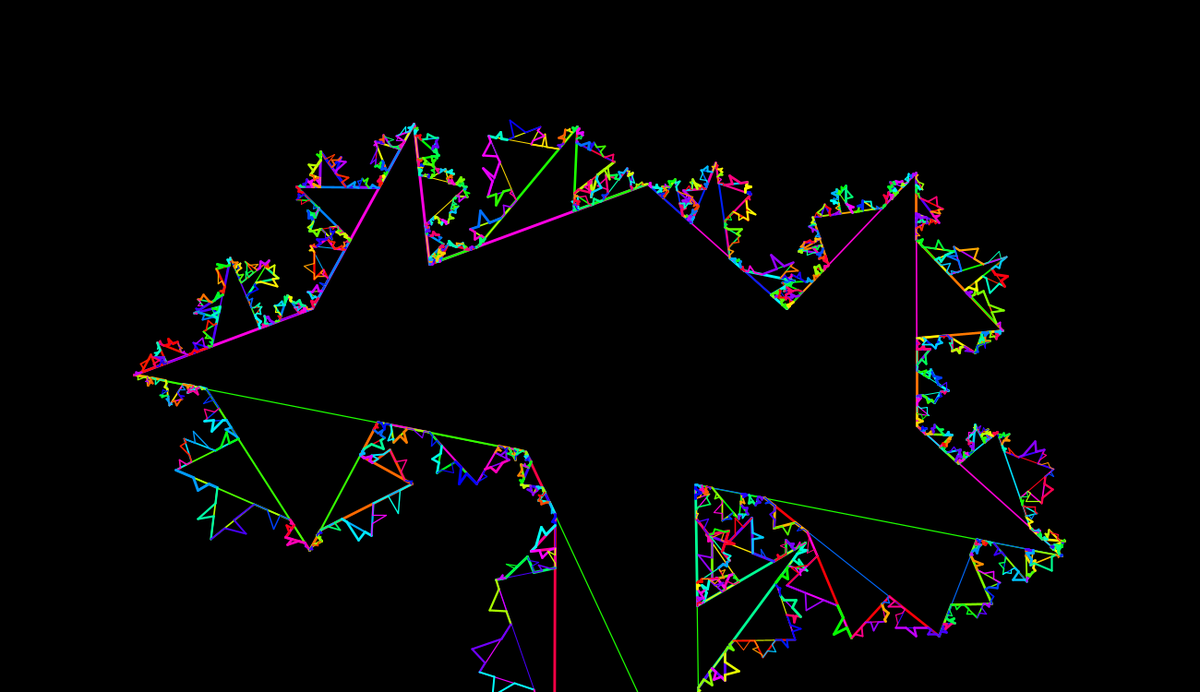
Frame 1 (no input)
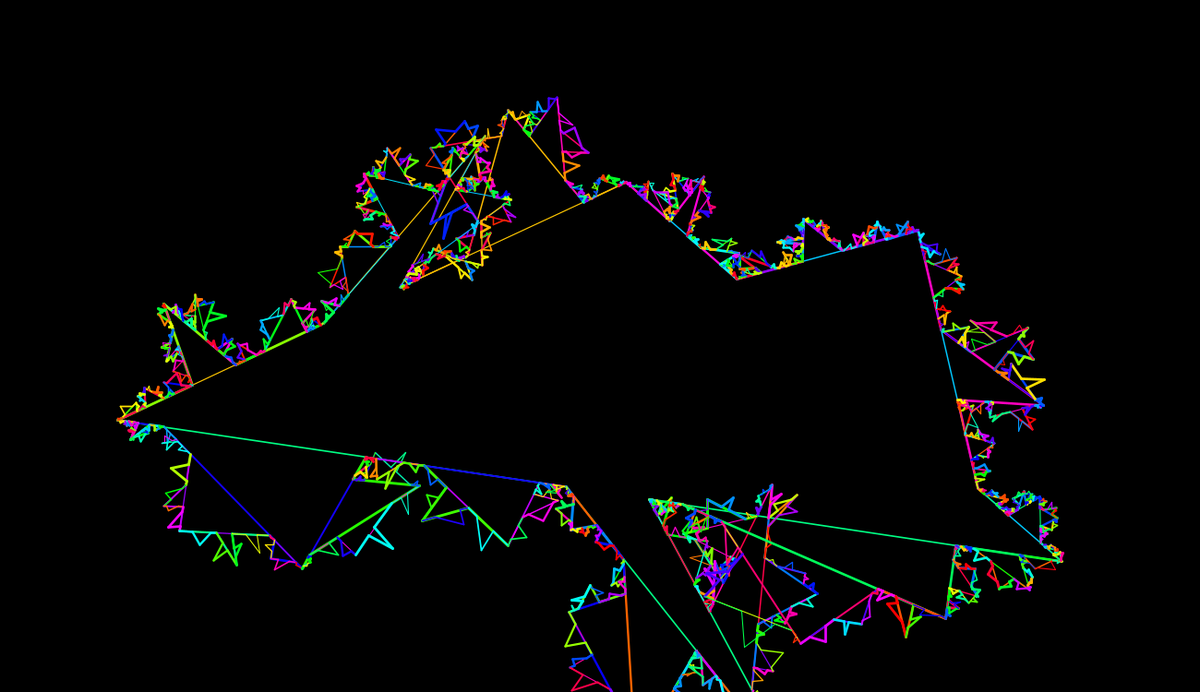
Frame 60 (the mouse pressed at the canvas centre just before this capture)
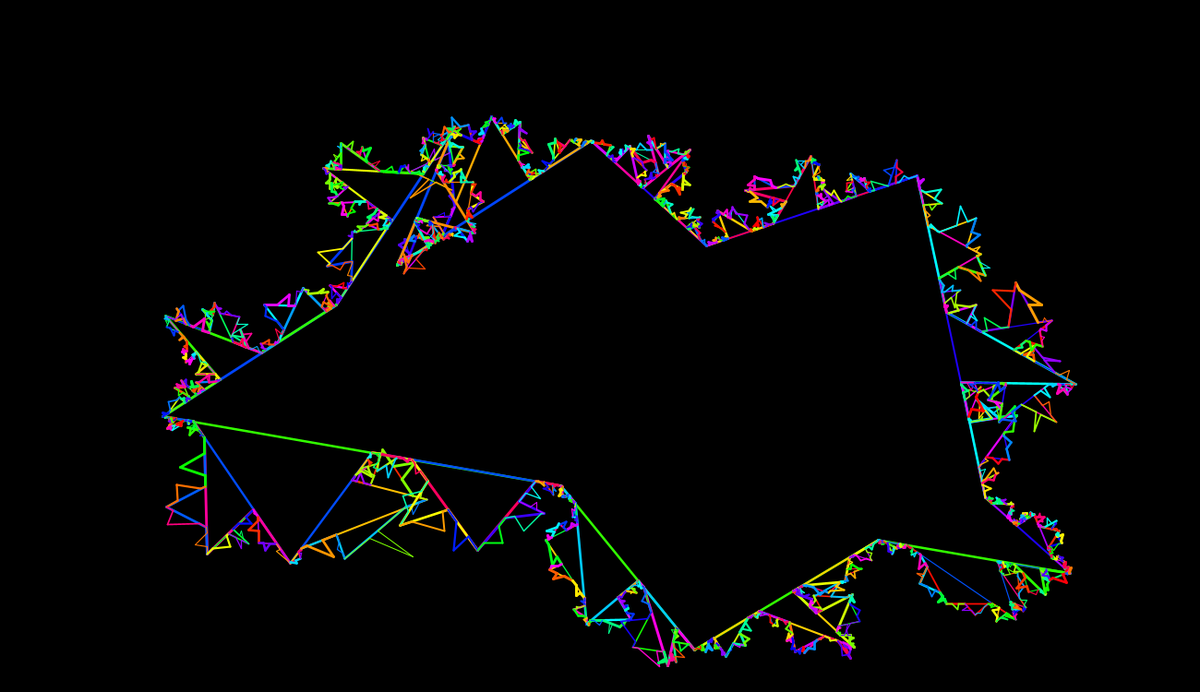
Frame 120 (the mouse held since frame 60 and released just before this capture)

The Processing sketch that drew these frames (run headless with seeded random() and noise(); from frame 60 on, the mouse is pressed at the canvas centre):

// Processing sketch: snowflake_fractal_irregular
// ── snowflake_fractal_irregular.pde
float[] triangleCenter = {
  width/2.0, height/2.0
};
float triangleSize = 450.0;
/*triangleCenter and triangleSize aren't used unless
generateEquilateralTriangleVertices is called*/


float[] v = { 
  150, 400, 1150, 600, 700, 200
};
float[] dv = new float[v.length];
/*the array v contains vertices of the shape being drawn
if i'm not using the generate vertices function to make
my shape. dv is to change each vertex dynamically*/


ArrayList jointInfo = new ArrayList();
int counter = -1;
/*global variables for storing information about each joint/segment in the triangle fractal,
 and also a counter which is incremented within the recursive pushOutTriangle function.
 this counter keeps track of which index in the arrayList corresponds to the current
 joint/segment. if initialize is true, the function fills up the arrayList, and if initialize
 is false, the function gets the variables from the arrayList and increments them by some small
 random amount within a range of acceptable values for each variable. this functionality is
 handled by a helper function which accepts input for how much to increment by and also min and
 max values for each variable
 */


void setup() {
  size(1300, 750);
  background(0);

  //  drawTriangleFractal(generateEquilateralTriangleVertices(triangleSize, triangleCenter), 4);
  drawTriangleFractal(v, 5, true);
}


void draw() {
  counter = -1; 

  noStroke();
  fill(0, 255);
  rect(0, 0, width, height);

  float vectorWalk = 7;
  float maxWalk = 250;
  float[] temporaryVertices = new float[v.length];

  for (int i=0; i < v.length; i++) {
    dv[i] += random(-vectorWalk, vectorWalk);
    dv[i] = constrain(dv[i], -maxWalk, maxWalk);
    temporaryVertices[i] = v[i] + dv[i];
  }

  drawTriangleFractal(temporaryVertices, 5, false);
}




void pushOutTriangle(float x0, float y0, float x1, float y1, int iterations, boolean initialize) {
  strokeWeight(random(1,3));
  smooth();
  colorMode(HSB, 360, 100, 100);
  counter++;
  /* this works as long as the segments of triangle are drawn
   counterclockwise, the is to the right of the line as you walk
   along it from its starting point to its endpoint */


  if (initialize) {
    float[] info = {
      random(360), random(.15, .45), random(.55, .85), 
      random(.4, .6), random(-PI/4.0, PI/4.0), random(.25, .5)
      };
      jointInfo.add(info);
  }

  float[] currentInfo = (float[])jointInfo.get(counter);
  
  if (!initialize) {
    currentInfo[0] += random(-25, 25);
    if (currentInfo[0] < 0) currentInfo[0] += 360;
    if (currentInfo[0] > 360) currentInfo[0] -= 360;
    
    float lerpChange = .0175;
    currentInfo[1] += random(-lerpChange, lerpChange);
    currentInfo[1] = constrain(currentInfo[1], .075, .475);
    currentInfo[2] += random(-lerpChange, lerpChange);
    currentInfo[2] = constrain(currentInfo[2], .525, .925);
    currentInfo[3] += random(-lerpChange, lerpChange);
    currentInfo[3] = constrain(currentInfo[3], .3, .7);
    
    currentInfo[4] += random(-PI/40.0, PI/40.0);
    currentInfo[4] = constrain(currentInfo[4], -PI/4.0, PI/4.0);
    
    currentInfo[5] += random(-.02, .02);
    currentInfo[5] = constrain(currentInfo[5], .175, .625);
  }
  
  
  
  float len = dist(x0, y0, x1, y1);
  stroke(currentInfo[0], 100, 100);

  float lrp = currentInfo[1];
  float[] base0 = {
    lerp(x0, x1, lrp), lerp(y0, y1, lrp)
    };
    lrp = currentInfo[2];
  float[] base1 = {
    lerp(x0, x1, lrp), lerp(y0, y1, lrp)
    };
    lrp = currentInfo[3];
  float[] midPoint = {
    lerp(x0, x1, lrp), lerp(y0, y1, lrp)
    };
    float angle = atan2(y1 - y0, x1 - x0);
  angle = angle + PI/2 + currentInfo[4];
  float triHeight = len * currentInfo[5];
  float[] p = {
    midPoint[0] + triHeight*cos(angle), 
    midPoint[1] + triHeight*sin(angle)
    };
    line(x0, y0, base0[0], base0[1]);
  line(base0[0], base0[1], p[0], p[1]);
  line(p[0], p[1], base1[0], base1[1]);
  line(base1[0], base1[1], x1, y1);



  iterations--;
  if (iterations > 0) {
    pushOutTriangle(x0, y0, base0[0], base0[1], iterations, initialize);
    pushOutTriangle(base0[0], base0[1], p[0], p[1], iterations, initialize);
    pushOutTriangle(p[0], p[1], base1[0], base1[1], iterations, initialize);
    pushOutTriangle(base1[0], base1[1], x1, y1, iterations, initialize);
  }
}






void drawTriangleFractal(float[] vertices, int iterations, boolean initialize) {
  float[] v = vertices;
  pushOutTriangle(v[0], v[1], v[2], v[3], iterations, initialize);
  pushOutTriangle(v[2], v[3], v[4], v[5], iterations, initialize);
  pushOutTriangle(v[4], v[5], v[0], v[1], iterations, initialize);
}





/*this function simply generates vertices for an equilateral triangle
 with a given side length and a given center*/
float[] generateEquilateralTriangleVertices(float sideLength, float[] triangleCenter) {
  float[] v = new float[6];
  float altitude = sideLength * sqrt(3) / 2.0;
  v[0] = triangleCenter[0];
  v[1] = triangleCenter[1] - (2 / 3.0) * altitude;
  v[2] = triangleCenter[0] - sideLength / 2.0;
  v[3] = triangleCenter[1] + (1 / 3.0) * altitude;
  v[4] = triangleCenter[0] + sideLength / 2.0;
  v[5] = triangleCenter[1] + (1 / 3.0) * altitude;
  return v;
}
